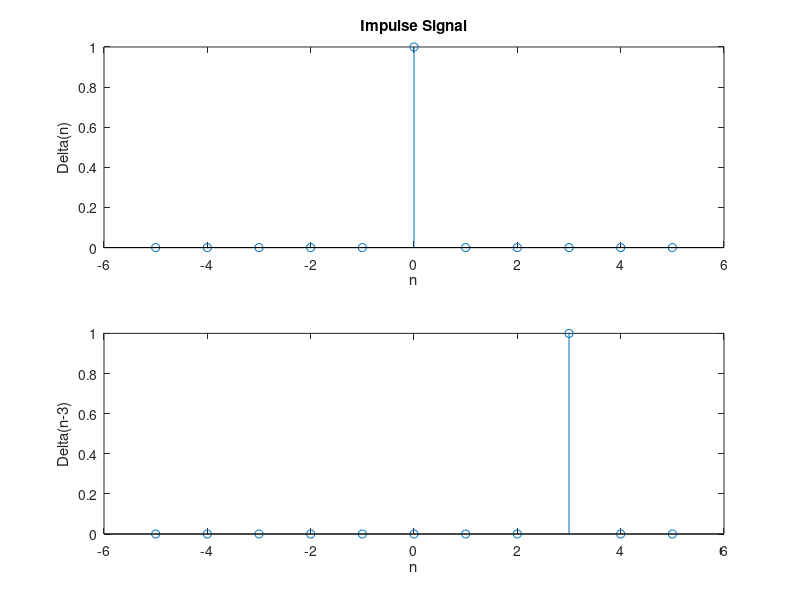

MATLAB code for this plot:
n = -5:5;
x = (n == 0);

subplot(2,1,1);
stem(n, x);
title('Impulse Signal');
xlabel('n'); ylabel('Delta(n)');

subplot(2,1,2);
x_delayed = (n-3 == 0);
stem(n, x_delayed);
xlabel('n'); ylabel('Delta(n-3)');
